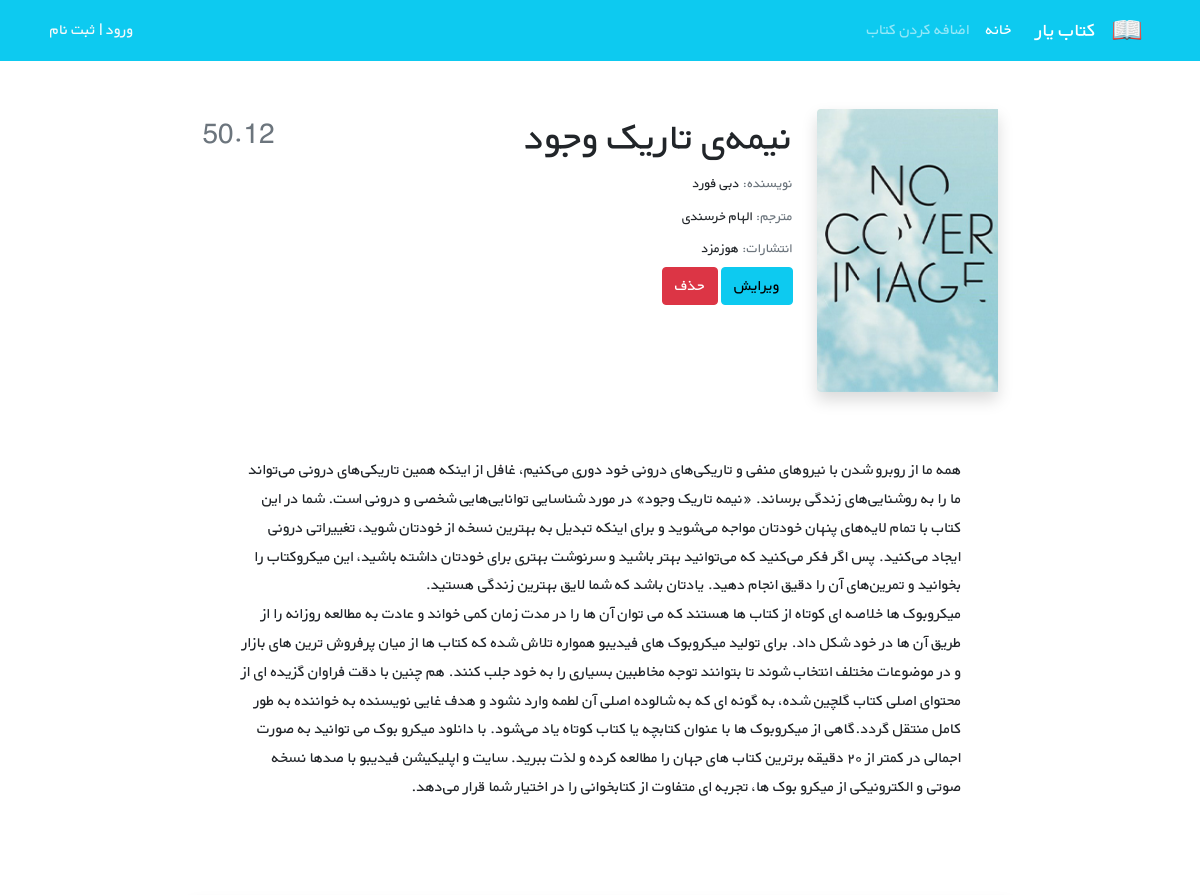
The page /books/7/ (upper part) on the database as committed earlier.
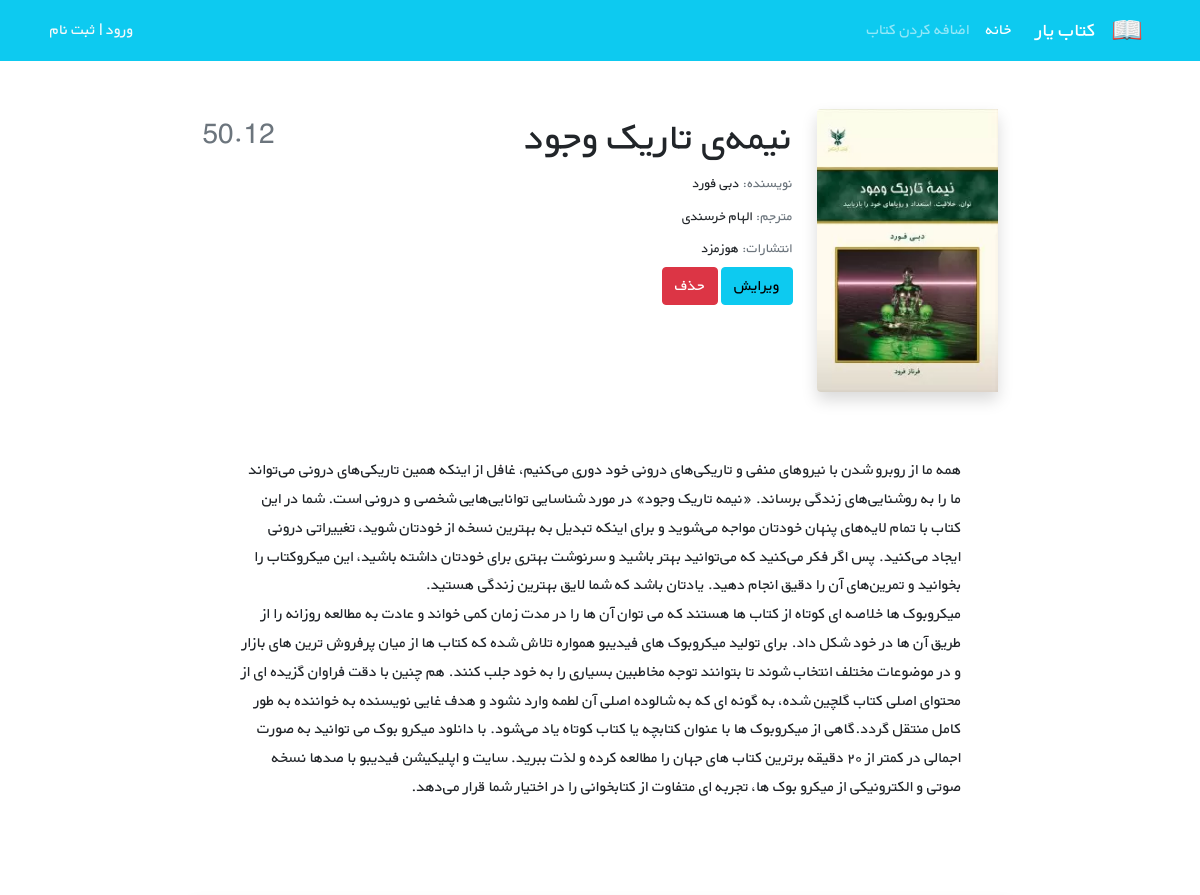
The same page on the database as committed later.
### books/models.py (models this page shows, shortened)
class Book(models.Model):
    title = models.CharField(max_length=200)
    author = models.CharField(max_length=200)
    content = models.TextField()
    price = models.DecimalField(max_digits=5, decimal_places=2)
    cover = models.ImageField(upload_to='covers/', blank=True)

### books/views.py (the view)
# urls.py: path('<int:pk>/', views.BookDetailView.as_view(), name='book_detail'),
class BookDetailView(generic.DetailView):
    model = Book
    template_name = 'books/book_detail.html'

### books/templates/books/book_detail.html (shortened to what this page needs)
{% extends '_base.html' %}
{% load book_tags %}
{% block content %}
    <div class="container mt-5" dir="rtl">
    <div class="">
        <div class="">
            <div class="d-flex justify-content-center">
                <div class="row w-sm-75 w-100">
                    <div class="col-xs-12 col-md-3 d-flex justify-content-center">
                        <div>
                            {% if book.cover %}
                                <img src="{{ book.cover.url}}" class="img-fluid rounded-start shadow" alt="...">
                            {% else %}
                                <img src="/media/covers/no_cover.jpeg" class="img-fluid rounded-start shadow" alt="...">
                            {% endif %}
                        </div>
                    </div>
                    <div class="col-xs-12 col-md-6 text-center text-md-end mt-md-1 mt-4">
                        <h1>{{ book.title}}</h1>
                        <h5 class="small my-1"><span class="text-muted">نویسنده: </span>{{ book.author}}</h5>
                        <h5 class="small my-1"><span class="text-muted">مترجم: </span>الهام خرسندی</h5>
                        <h5 class="small my-1"><span class="text-muted">انتشارات: </span>هوزمزد</h5>
                        <a href="{% url 'book_update' book.id %}"><button class="btn btn-info" type="submit">ویرایش</button></a>
                        <a href="{% url 'book_delete' book.id %}"><button class="btn btn-danger" type="submit">حذف</button></a>
                    </div>
                    <div class="col-xs-12 col-md-3 d-flex flex-column">
                        <h3 class="align-self-center pt-2 text-muted align-self-md-end">
                            {{book.price}}
                        </h3>
                    </div>
                </div>
            </div>
            <div class="d-flex justify-content-center">
                <div class="my-3 p-5 w-sm-75 w-100">
                    {{book.content|linebreaks}}
                </div>
            </div>
            <div class="d-flex justify-content-center">
            </div>
        </div>
    </div>
</div>
{% endblock %}

Rows that differ between the two databases and show on the page:
changed Book "نیمه‌ی تاریک وجود": cover: picture added
